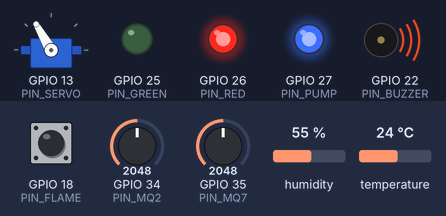
Bench run of a sketch on a simulated ESP32. Parts: servo, output pins drawn as LEDs (lit = HIGH), buzzer (waves = sounding). The test bench sets the inputs (shaded band); at power-on: GPIO 18 (PIN_FLAME) HIGH, GPIO 34 (PIN_MQ2) = 2048, GPIO 35 (PIN_MQ7) = 2048, humidity 55 %, temperature 24 °C (analog values on the 0–4095 scale). What the sketch prints to the serial monitor is not drawn.

Above: at 1.2 s.
1.3 s: GPIO 18 (PIN_FLAME) driven LOW
3.5 s: GPIO 18 (PIN_FLAME) driven HIGH
Timing chart, 0 to 6.5 s (numbered marks = the images above; inputs shaded):
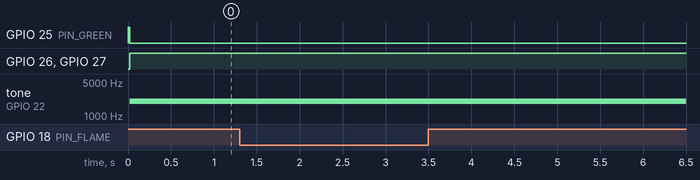

Measured:
- after the input at 1.3 s, every drawn part: stays the same
- after the input at 3.5 s, every drawn part: stays the same

The sketch:

sketch.ino
```cpp
#include <Arduino.h>
#include <DHTesp.h>
#include <ESP32Servo.h>

// FireGuard Capsule
// ESP32 Detection and Actuation — Wokwi simulation
// This firmware is for simulation only.

constexpr int PIN_FLAME  = 18;
constexpr int PIN_DHT    = 19;
constexpr int PIN_MQ2    = 34;
constexpr int PIN_MQ7    = 35;

constexpr int PIN_SERVO  = 13;
constexpr int PIN_PUMP   = 27;
constexpr int PIN_BUZZER = 22;
constexpr int PIN_GREEN  = 25;
constexpr int PIN_RED    = 26;

constexpr float HIGH_TEMPERATURE_C = 35.0;
constexpr float LOW_HUMIDITY_PCT = 30.0;

constexpr int MQ2_THRESHOLD = 1800;
constexpr int MQ7_THRESHOLD = 1800;

DHTesp dht;
Servo actuator;

float temperatureC = NAN;
float humidityPct = NAN;

int mq2Value = 0;
int mq7Value = 0;

bool flameDetected = false;
bool alarmActive = false;

unsigned long lastReportTime = 0;
constexpr unsigned long REPORT_INTERVAL_MS = 2000;

void setup() {
  Serial.begin(115200);

  pinMode(PIN_FLAME, INPUT_PULLUP);
  pinMode(PIN_MQ2, INPUT);
  pinMode(PIN_MQ7, INPUT);

  pinMode(PIN_PUMP, OUTPUT);
  pinMode(PIN_BUZZER, OUTPUT);
  pinMode(PIN_GREEN, OUTPUT);
  pinMode(PIN_RED, OUTPUT);

  analogReadResolution(12);

  dht.setup(PIN_DHT, DHTesp::DHT22);

  actuator.setPeriodHertz(50);
  actuator.attach(PIN_SERVO, 500, 2400);
  actuator.write(90);

  digitalWrite(PIN_PUMP, LOW);
  digitalWrite(PIN_BUZZER, LOW);
  digitalWrite(PIN_RED, LOW);
  digitalWrite(PIN_GREEN, HIGH);

  Serial.println();
  Serial.println("==================================");
  Serial.println("       FIREGUARD CAPSULE");
  Serial.println(" ESP32 DETECTION AND ACTUATION");
  Serial.println("==================================");
  Serial.println("Simulation initialised.");
}

void readInputs() {
  flameDetected = (digitalRead(PIN_FLAME) == LOW);

  mq2Value = analogRead(PIN_MQ2);
  mq7Value = analogRead(PIN_MQ7);

  TempAndHumidity data = dht.getTempAndHumidity();

  temperatureC = data.temperature;
  humidityPct = data.humidity;
}

void evaluateConditions() {
  bool temperatureWarning =
      !isnan(temperatureC) &&
      temperatureC > HIGH_TEMPERATURE_C;

  bool humidityWarning =
      !isnan(humidityPct) &&
      humidityPct < LOW_HUMIDITY_PCT;

  bool mq2Warning = mq2Value > MQ2_THRESHOLD;
  bool mq7Warning = mq7Value > MQ7_THRESHOLD;

  alarmActive =
      flameDetected ||
      temperatureWarning ||
      humidityWarning ||
      mq2Warning ||
      mq7Warning;
}

void updateOutputs() {
  if (alarmActive) {
    digitalWrite(PIN_GREEN, LOW);
    digitalWrite(PIN_RED, HIGH);
    digitalWrite(PIN_PUMP, HIGH);

    tone(PIN_BUZZER, 2000);
    actuator.write(120);
  } else {
    digitalWrite(PIN_GREEN, HIGH);
    digitalWrite(PIN_RED, LOW);
    digitalWrite(PIN_PUMP, LOW);

    noTone(PIN_BUZZER);
    actuator.write(90);
  }
}

void printReport() {
  Serial.println("----------------------------------");

  Serial.print("Flame event: ");
  Serial.println(flameDetected ? "DETECTED" : "NOT DETECTED");

  Serial.print("Temperature: ");
  if (isnan(temperatureC)) {
    Serial.println("Unavailable");
  } else {
    Serial.print(temperatureC, 1);
    Serial.println(" C");
  }

  Serial.print("Humidity: ");
  if (isnan(humidityPct)) {
    Serial.println("Unavailable");
  } else {
    Serial.print(humidityPct, 1);
    Serial.println(" %");
  }

  Serial.print("MQ-2 analogue input: ");
  Serial.println(mq2Value);

  Serial.print("MQ-7 analogue input: ");
  Serial.println(mq7Value);

  Serial.print("System status: ");
  Serial.println(alarmActive ? "ALARM" : "NORMAL");

  Serial.print("Pump command: ");
  Serial.println(alarmActive ? "ON" : "OFF");

  Serial.print("Servo position: ");
  Serial.println(alarmActive ? 120 : 90);
}

void loop() {
  readInputs();
  evaluateConditions();
  updateOutputs();

  if (millis() - lastReportTime >= REPORT_INTERVAL_MS) {
    lastReportTime = millis();
    printReport();
  }

  delay(100);
}
```
